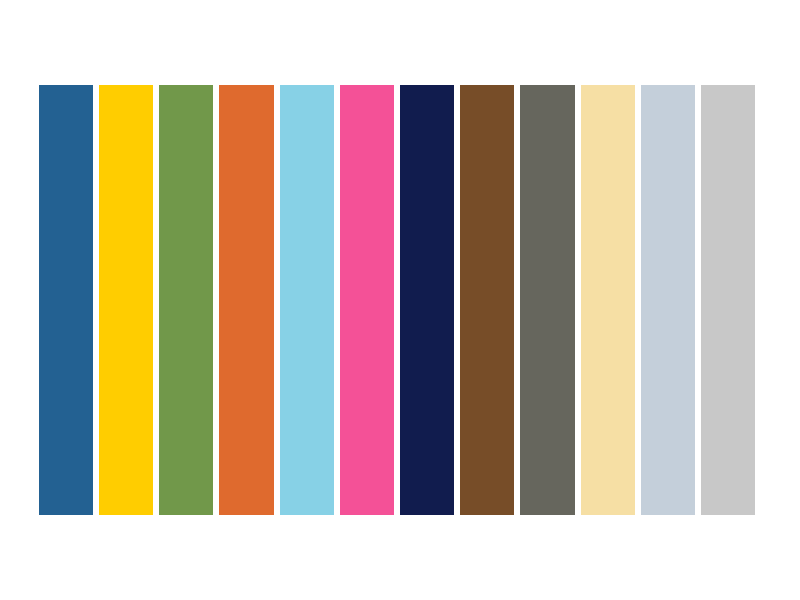
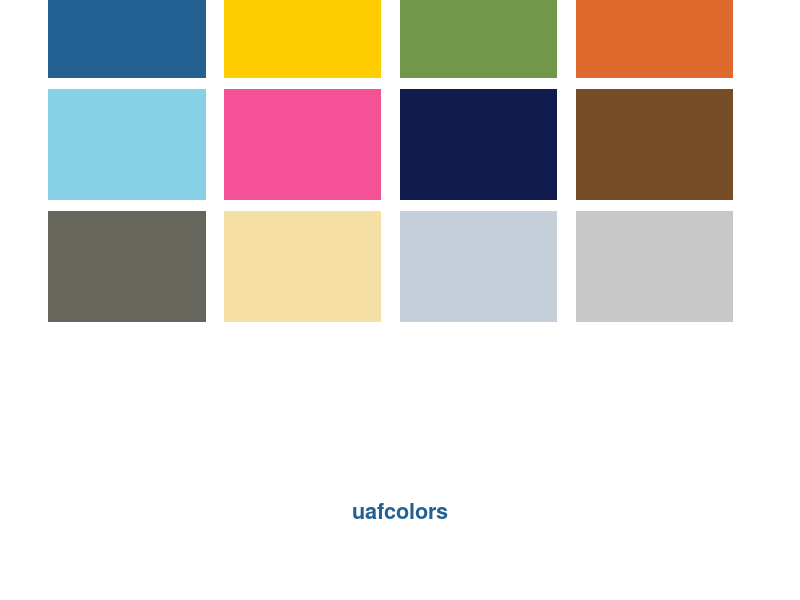

Source code (R) for these figures, in order:
# Generate UAF color palette image

colors <- c("#236192", "#FFCD00", "#71984A", "#DF6A2E", "#87D1E6", "#F45197",
            "#111C4E", "#774D28", "#66665D", "#F6DFA4", "#C4CFDA", "#C8C8C8")

png("man/figures/uafcolors.png", width = 500, height = 200, bg = "white")
par(mar = c(0.5, 0.5, 0.5, 0.5))
plot(NULL, xlim = c(0, 12), ylim = c(0, 2), axes = FALSE, xlab = "", ylab = "")
for (i in 1:12) {
  rect(i - 1, 0.2, i - 0.1, 1.8, col = colors[i], border = NA)
}
dev.off()

png("man/figures/logo.png", width = 200, height = 230, bg = "white")
par(mar = c(0, 0, 0, 0))
plot(NULL, xlim = c(0, 4), ylim = c(0, 5), axes = FALSE, xlab = "", ylab = "")
for (i in 1:12) {
  row <- (i - 1) %/% 4
  col <- (i - 1) %% 4
  rect(col * 0.95 + 0.1, 4.5 - row * 1.1, col * 0.95 + 0.95, 5.5 - row * 1.1,
       col = colors[i], border = NA)
}
text(2, 0.6, "uafcolors", cex = 1.3, font = 2, col = "#236192")
dev.off()
